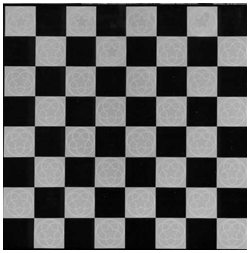
#> input picture chessboard00.png, 250 x 253 px
$ python 'Computer Vision Lab1_Austin Schwinn.py'   (Python 2 division)
#> lines starting #> are read from the running program, lines starting #| are printed output that depends on the picture
# -*- coding: utf-8 -*-
"""
Computer Vision Lab 1
MLDM University Jean Monnet
Austin Schwinn
Feb 13, 2017

Implementing Harris Corner Detection.
"""
__author__ = "amschwinn"

import os
from skimage import io
import numpy as np
import scipy as sp
from scipy import signal
from PIL import Image
'''
PART 1
Read image, compute image derivative lx and ly,
and apply the smoothing filter
'''
#Set wd
os.chdir('C:/Users/amsch/OneDrive/Documents/OneDrive/Documents/MLDM/Computer Vision/Lab Session 1_Materials')
#load file
chessboard = io.imread('chessboard00.png')
#> chessboard is the input picture: shape (253, 250); min 0, max 255, mean 97.2
#Compute the image derivative lx and  ly
#compute image gradient for each pixel in x and y directions
dy, dx = np.gradient(chessboard)
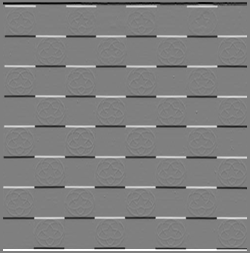
#> dy: shape (253, 250) float64; min -127.5, max 127.5, mean 0; drawn with min black and max white


#Generate Gaussian Filter of size 9*9 and stand dev 2
def gauss2d(shape=(9,9), sigma=2):
    m,n = [(ss-1)/2. for ss in shape]
    y,x = np.ogrid[-m:m+1, - n:n+1]
    h = np.exp( -(x*x + y*y) / (2.*sigma*sigma) )
    h [ h < np.finfo(h.dtype).eps*h.max() ] = 0
    sumh = h.sum()
    if sumh != 0:
        h /= sumh
    return h

gauss_filter = gauss2d()

#compute dx^2 dy^2 and dxdy
Ixx = dx**2
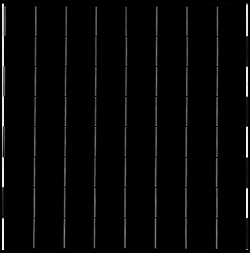
#> Ixx: shape (253, 250) float64; min 0, max 16256.2, mean 434.1; drawn with min black and max white
Iyy = dy**2
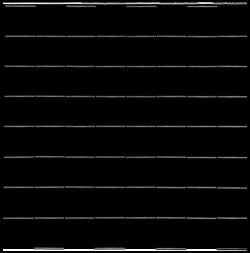
#> Iyy: shape (253, 250) float64; min 0, max 16256.2, mean 504.6; drawn with min black and max white
Ixy = dy*dx
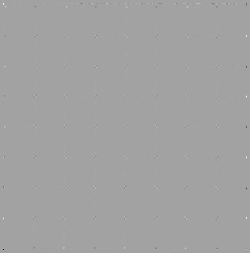
#> Ixy: shape (253, 250) float64; min -16192.5, max 9176, mean 0.2; drawn with min black and max white

#apply gaussian filter to Ixx, Iyy, Ixy
im_xx = signal.convolve(Ixx,gauss_filter,mode='same')
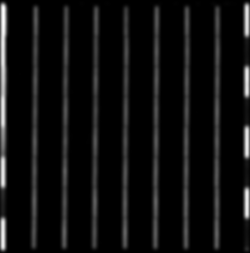
#> im_xx: shape (253, 250) float64; min -7.15e-13, max 6572.3, mean 424.4; drawn with min black and max white
im_yy = signal.convolve(Iyy,gauss_filter,mode='same')
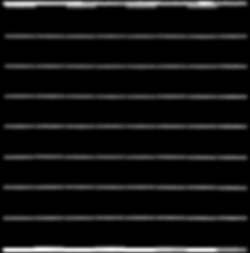
#> im_yy: shape (253, 250) float64; min -3.98e-13, max 6814.1, mean 494.3; drawn with min black and max white
im_xy = signal.convolve(Ixy,gauss_filter,mode='same')
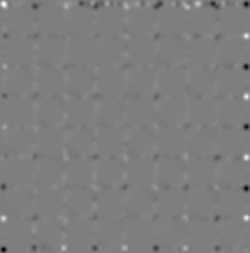
#> im_xy: shape (253, 250) float64; min -650.5, max 661.4, mean 0.2; drawn with min black and max white

#Display the results
print im_xx
#> (printed output is left out)
print im_yy
#> (printed output is left out)
print im_xy
#> (printed output is left out)

'''
Part 2
Compute E, the matrix that contains for each pixel the value
of the smaller eigenvalue of M. Display the matrix E
'''
